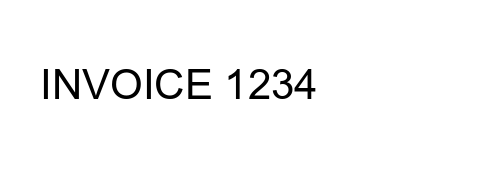
#> input picture data/uploads/083b9711-e207-42f1-913a-2c0fa944ee18/invoice.png, 500 x 180 px; its folder holds only this picture in this run
$ python -i tampering_detection_service.py   (imports and definitions only)   (older library calls are emulated)
#> lines starting #> are read from the running program, lines starting #| are printed output that depends on the picture
#> further down, picture is the input picture: shape (180, 500, 3); min 0, max 255, mean 247.9
from __future__ import annotations

import hashlib
import json
import os
import uuid
from dataclasses import dataclass
from pathlib import Path
from typing import Any, Dict, List, Optional, Sequence, Tuple

import cv2
import numpy as np
from PIL import Image, ImageChops, ImageOps


class BaselineTamperingDetector:
    # [15 lines left out: functions _safe_open, _compute_local_stats, not called in this run]

    @staticmethod
    def detect_noise_inconsistency(image: np.ndarray) -> Optional[Dict[str, Any]]:
        gray = cv2.cvtColor(image, cv2.COLOR_RGB2GRAY)
        blur = cv2.GaussianBlur(gray, (5, 5), 0)
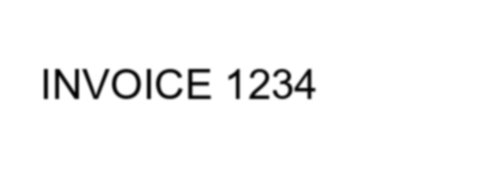
#> blur: shape (180, 500); min 1, max 255, mean 247.9
        diff = cv2.absdiff(gray, blur)
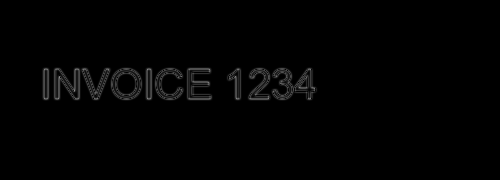
#> diff: shape (180, 500); min 0, max 143, mean 2.4
        mean_diff = float(diff.mean())
#> mean_diff = 2.43
        if mean_diff > 18:
            return {
                "detector": "baseline_noise",
                "finding": "local noise inconsistency",
                "severity": "MEDIUM",
                "region": None,
                "explanation": "The image shows unusually strong local noise or blur mismatch, which can be consistent with tampering or post-processing.",
            }
        return None

    # [87 lines left out: functions detect_texture_change, detect_edge_anomaly, detect_metadata_anomaly, detect_image_statistic_shift, detect_document, not called in this run]


class MLTamperingDetector:
    def __init__(self, checkpoint_path: Optional[str] = None):
        self.checkpoint_path = checkpoint_path

    def load(self) -> bool:
        return bool(self.checkpoint_path) and Path(self.checkpoint_path).exists()

    # [16 lines left out: function predict, not called in this run]


class DocTamperDatasetAdapter:
    def __init__(self, root: Optional[str] = None):
        self.root = root or str(Path("data/raw").resolve())

    # [20 lines left out: functions detect_dataset, get_dataset_root, not called in this run]

    def available(self) -> bool:
        return self.get_dataset_root() is not None

    # [43 lines left out: functions describe, iter_images, train_validation_test_splits, not called in this run]


class TamperingDetectionService:
    def __init__(self, detector_type: str = "baseline_forensic"):
        self.detector_type = detector_type

    # [34 lines left out: function analyze_document, not called in this run]


class TamperingVisualizationUtility:
    # [38 lines left out: function generate_annotated_image, not called in this run]

>>> import cv2
>>> picture = cv2.cvtColor(cv2.imread('../../data/uploads/083b9711-e207-42f1-913a-2c0fa944ee18/invoice.png'), cv2.COLOR_BGR2RGB)
>>> result = BaselineTamperingDetector().detect_noise_inconsistency(picture)
